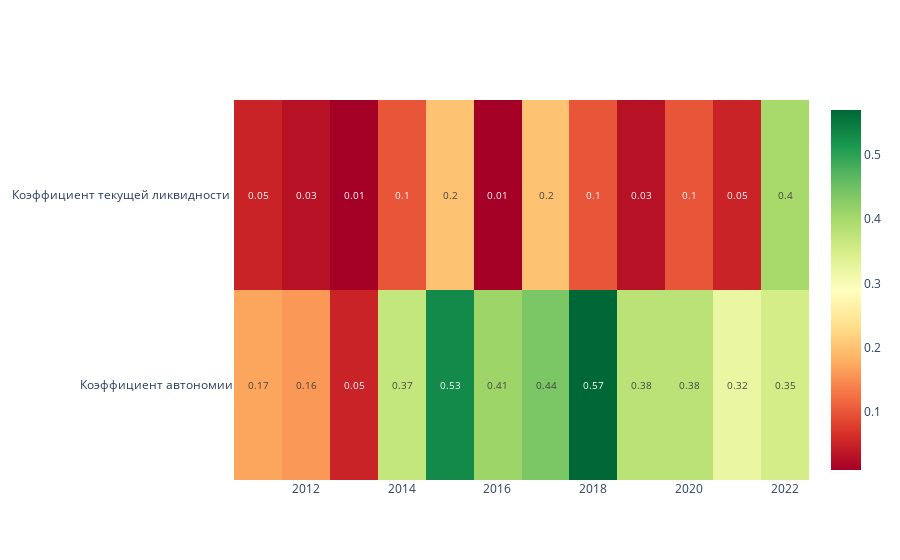

Source (notebook cell):
### Code cell
fig = go.Figure()
fig.add_trace(
    go.Heatmap(
        z=df5.values.T,
        x=df5.index,
        y=df5.columns,
        colorscale='RdYlGn',
        text=df5.values.T,
        texttemplate="%{text}",
        textfont={"size": 10},
        hoverongaps = False
        )
      )

fig.show()

### Figure 1 — Plotly figure (JSON) as saved in the notebook; plotly's stock layout.template omitted (floating-point values rounded to 4 significant figures)
{"data": [{"colorscale": [[0, "rgb(165,0,38)"], [0.1, "rgb(215,48,39)"], [0.2, "rgb(244,109,67)"], [0.3, "rgb(253,174,97)"], [0.4, "rgb(254,224,139)"], [0.5, "rgb(255,255,191)"], [0.6, "rgb(217,239,139)"], [0.7, "rgb(166,217,106)"], [0.8, "rgb(102,189,99)"], [0.9, "rgb(26,152,80)"], [1, "rgb(0,104,55)"]], "hoverongaps": false, "text": [[0.17, 0.16, 0.05, 0.37, 0.53, 0.41, 0.44, 0.57, 0.38, 0.38, 0.32, 0.35], [0.05, 0.03, 0.01, 0.1, 0.2, 0.01, 0.2, 0.1, 0.03, 0.1, 0.05, 0.4]], "textfont": {"size": 10}, "texttemplate": "%{text}", "type": "heatmap", "x": ["2011-01-01T00:00:00", "2012-01-01T00:00:00", "2013-01-01T00:00:00", "2014-01-01T00:00:00", "2015-01-01T00:00:00", "2016-01-01T00:00:00", "2017-01-01T00:00:00", "2018-01-01T00:00:00", "2019-01-01T00:00:00", "2020-01-01T00:00:00", "2021-01-01T00:00:00", "2022-01-01T00:00:00"], "y": ["Коэффициент автономии", "Коэффициент текущей ликвидности "], "z": [[0.17, 0.16, 0.05, 0.37, 0.53, 0.41, 0.44, 0.57, 0.38, 0.38, 0.32, 0.35], [0.05, 0.03, 0.01, 0.1, 0.2, 0.01, 0.2, 0.1, 0.03, 0.1, 0.05, 0.4]]}], "layout": {}}
